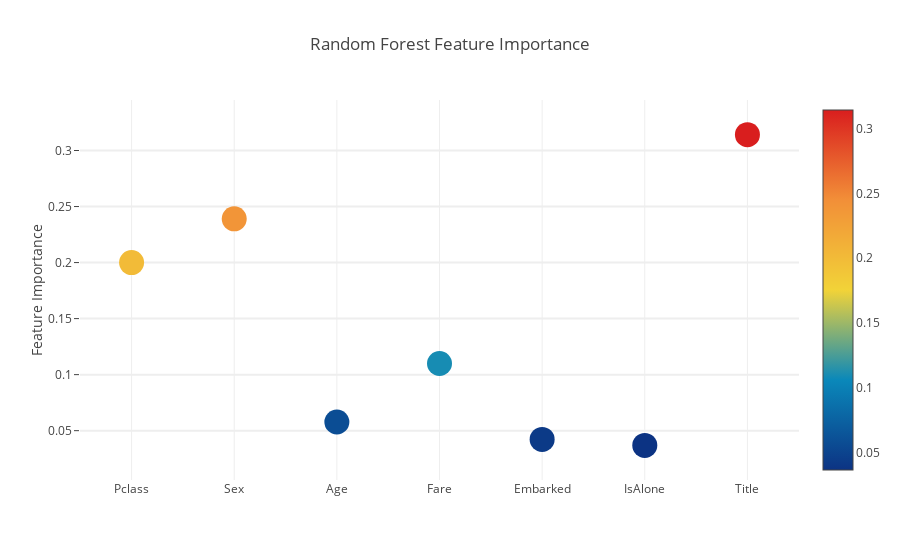
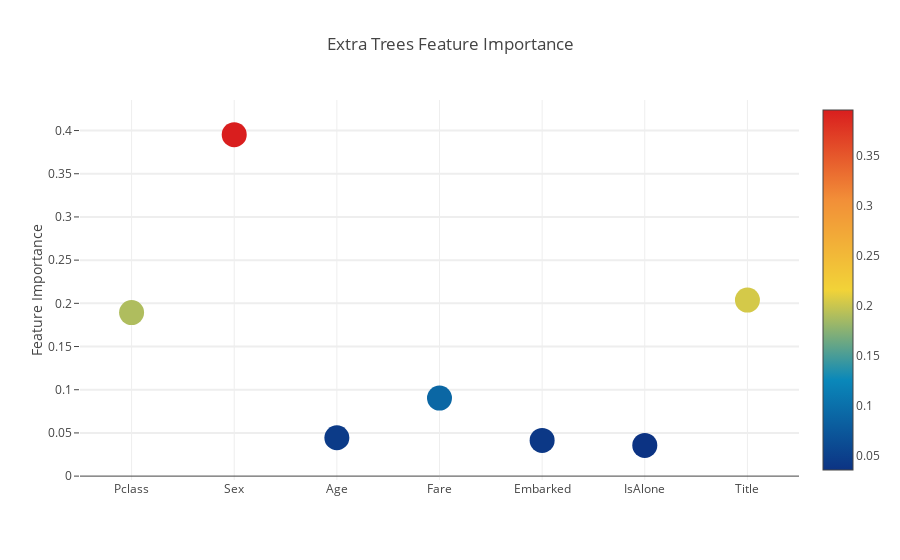
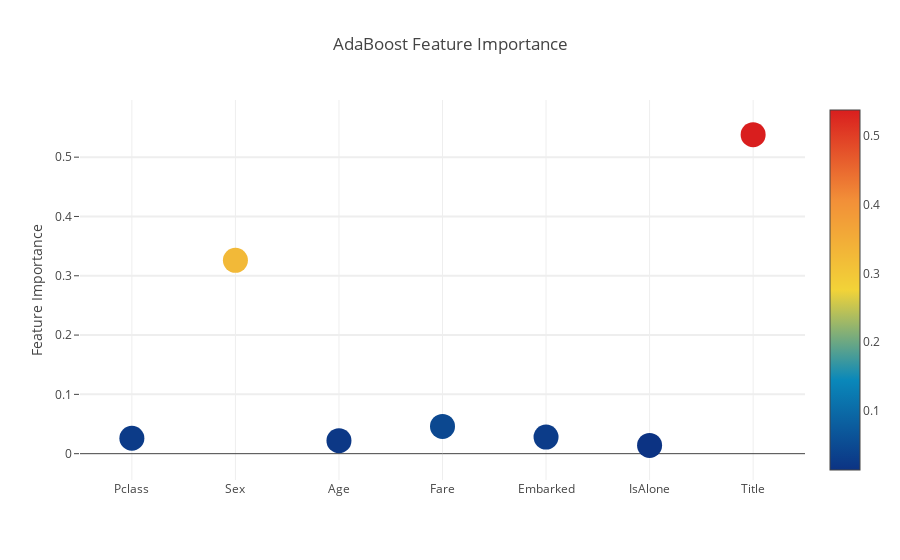
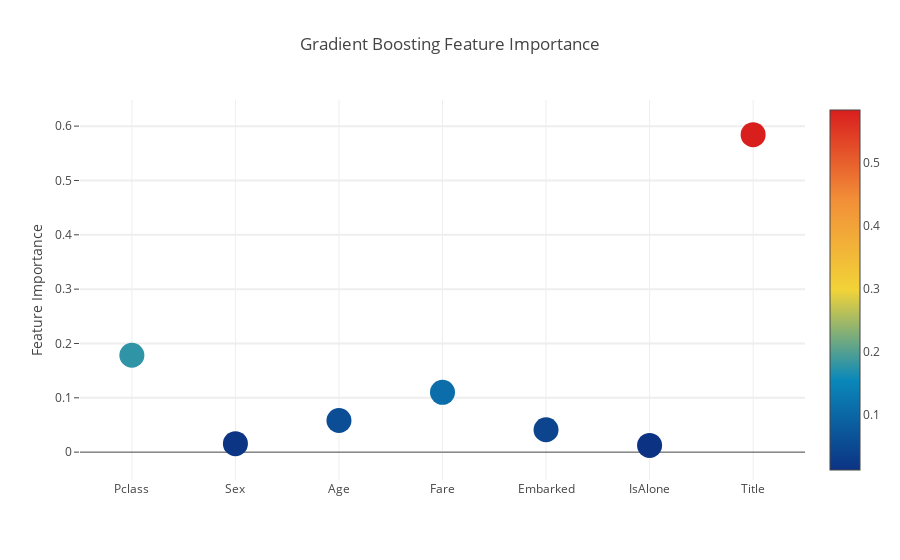

Notebook code cell kept with these figures, in order:
### Code cell
# Scatter plot 
trace = go.Scatter(
    y = feature_dataframe['Random Forest feature importances'].values,
    x = feature_dataframe['features'].values,
    mode='markers',
    marker=dict(
        sizemode = 'diameter',
        sizeref = 1,
        size = 25,
#       size= feature_dataframe['AdaBoost feature importances'].values,
        #color = np.random.randn(500), #set color equal to a variable
        color = feature_dataframe['Random Forest feature importances'].values,
        colorscale='Portland',
        showscale=True
    ),
    text = feature_dataframe['features'].values
)
data = [trace]

layout= go.Layout(
    autosize= True,
    title= 'Random Forest Feature Importance',
    hovermode= 'closest',
#     xaxis= dict(
#         title= 'Pop',
#         ticklen= 5,
#         zeroline= False,
#         gridwidth= 2,
#     ),
    yaxis=dict(
        title= 'Feature Importance',
        ticklen= 5,
        gridwidth= 2
    ),
    showlegend= False
)
fig = go.Figure(data=data, layout=layout)
py.iplot(fig,filename='scatter2010')

# Scatter plot 
trace = go.Scatter(
    y = feature_dataframe['Extra Trees  feature importances'].values,
    x = feature_dataframe['features'].values,
    mode='markers',
    marker=dict(
        sizemode = 'diameter',
        sizeref = 1,
        size = 25,
#       size= feature_dataframe['AdaBoost feature importances'].values,
        #color = np.random.randn(500), #set color equal to a variable
        color = feature_dataframe['Extra Trees  feature importances'].values,
        colorscale='Portland',
        showscale=True
    ),
    text = feature_dataframe['features'].values
)
data = [trace]

layout= go.Layout(
    autosize= True,
    title= 'Extra Trees Feature Importance',
    hovermode= 'closest',
#     xaxis= dict(
#         title= 'Pop',
#         ticklen= 5,
#         zeroline= False,
#         gridwidth= 2,
#     ),
    yaxis=dict(
        title= 'Feature Importance',
        ticklen= 5,
        gridwidth= 2
    ),
    showlegend= False
)
fig = go.Figure(data=data, layout=layout)
py.iplot(fig,filename='scatter2010')

# Scatter plot 
trace = go.Scatter(
    y = feature_dataframe['AdaBoost feature importances'].values,
    x = feature_dataframe['features'].values,
    mode='markers',
    marker=dict(
        sizemode = 'diameter',
        sizeref = 1,
        size = 25,
#       size= feature_dataframe['AdaBoost feature importances'].values,
        #color = np.random.randn(500), #set color equal to a variable
        color = feature_dataframe['AdaBoost feature importances'].values,
        colorscale='Portland',
        showscale=True
    ),
    text = feature_dataframe['features'].values
)
data = [trace]

layout= go.Layout(
    autosize= True,
    title= 'AdaBoost Feature Importance',
    hovermode= 'closest',
#     xaxis= dict(
#         title= 'Pop',
#         ticklen= 5,
#         zeroline= False,
#         gridwidth= 2,
#     ),
    yaxis=dict(
        title= 'Feature Importance',
        ticklen= 5,
        gridwidth= 2
    ),
    showlegend= False
)
fig = go.Figure(data=data, layout=layout)
py.iplot(fig,filename='scatter2010')

# Scatter plot 
trace = go.Scatter(
    y = feature_dataframe['Gradient Boost feature importances'].values,
    x = feature_dataframe['features'].values,
    mode='markers',
    marker=dict(
        sizemode = 'diameter',
        sizeref = 1,
        size = 25,
#       size= feature_dataframe['AdaBoost feature importances'].values,
        #color = np.random.randn(500), #set color equal to a variable
        color = feature_dataframe['Gradient Boost feature importances'].values,
        colorscale='Portland',
        showscale=True
    ),
    text = feature_dataframe['features'].values
)
data = [trace]

layout= go.Layout(
    autosize= True,
    title= 'Gradient Boosting Feature Importance',
    hovermode= 'closest',
#     xaxis= dict(
#         title= 'Pop',
#         ticklen= 5,
#         zeroline= False,
#         gridwidth= 2,
#     ),
    yaxis=dict(
        title= 'Feature Importance',
        ticklen= 5,
        gridwidth= 2
    ),
    showlegend= False
)
fig = go.Figure(data=data, layout=layout)
py.iplot(fig,filename='scatter2010')

### Figure 1 — Plotly figure (JSON) as saved in the notebook; plotly's stock layout.template omitted (floating-point values rounded to 4 significant figures)
{"data": [{"marker": {"color": [0.2, 0.2391, 0.05773, 0.11, 0.04217, 0.03687, 0.3142], "colorscale": "Portland", "showscale": true, "size": 25, "sizemode": "diameter", "sizeref": 1}, "mode": "markers", "text": ["Pclass", "Sex", "Age", "Fare", "Embarked", "IsAlone", "Title"], "type": "scatter", "uid": "6dab824d-7690-41dd-a0dc-aea0f23d4bbe", "x": ["Pclass", "Sex", "Age", "Fare", "Embarked", "IsAlone", "Title"], "y": [0.2, 0.2391, 0.05773, 0.11, 0.04217, 0.03687, 0.3142]}], "layout": {"autosize": true, "hovermode": "closest", "showlegend": false, "title": "Random Forest Feature Importance", "yaxis": {"gridwidth": 2, "ticklen": 5, "title": "Feature Importance"}}}

### Figure 2 — Plotly figure (JSON) as saved in the notebook; plotly's stock layout.template omitted (floating-point values rounded to 4 significant figures)
{"data": [{"marker": {"color": [0.1893, 0.3953, 0.04443, 0.0903, 0.04131, 0.03559, 0.2038], "colorscale": "Portland", "showscale": true, "size": 25, "sizemode": "diameter", "sizeref": 1}, "mode": "markers", "text": ["Pclass", "Sex", "Age", "Fare", "Embarked", "IsAlone", "Title"], "type": "scatter", "uid": "ddd87aea-a625-4127-9246-8bdd38df5fdf", "x": ["Pclass", "Sex", "Age", "Fare", "Embarked", "IsAlone", "Title"], "y": [0.1893, 0.3953, 0.04443, 0.0903, 0.04131, 0.03559, 0.2038]}], "layout": {"autosize": true, "hovermode": "closest", "showlegend": false, "title": "Extra Trees Feature Importance", "yaxis": {"gridwidth": 2, "ticklen": 5, "title": "Feature Importance"}}}

### Figure 3 — Plotly figure (JSON) as saved in the notebook; plotly's stock layout.template omitted (floating-point values rounded to 4 significant figures)
{"data": [{"marker": {"color": [0.026, 0.326, 0.022, 0.046, 0.028, 0.014, 0.538], "colorscale": "Portland", "showscale": true, "size": 25, "sizemode": "diameter", "sizeref": 1}, "mode": "markers", "text": ["Pclass", "Sex", "Age", "Fare", "Embarked", "IsAlone", "Title"], "type": "scatter", "uid": "dfa36a17-3270-4fa2-86d2-71590beb0ac3", "x": ["Pclass", "Sex", "Age", "Fare", "Embarked", "IsAlone", "Title"], "y": [0.026, 0.326, 0.022, 0.046, 0.028, 0.014, 0.538]}], "layout": {"autosize": true, "hovermode": "closest", "showlegend": false, "title": "AdaBoost Feature Importance", "yaxis": {"gridwidth": 2, "ticklen": 5, "title": "Feature Importance"}}}

### Figure 4 — Plotly figure (JSON) as saved in the notebook; plotly's stock layout.template omitted (floating-point values rounded to 4 significant figures)
{"data": [{"marker": {"color": [0.1783, 0.0155, 0.05822, 0.11, 0.04121, 0.01243, 0.5844], "colorscale": "Portland", "showscale": true, "size": 25, "sizemode": "diameter", "sizeref": 1}, "mode": "markers", "text": ["Pclass", "Sex", "Age", "Fare", "Embarked", "IsAlone", "Title"], "type": "scatter", "uid": "50b112ec-9a99-4a04-b0c8-4ba4f03db32d", "x": ["Pclass", "Sex", "Age", "Fare", "Embarked", "IsAlone", "Title"], "y": [0.1783, 0.0155, 0.05822, 0.11, 0.04121, 0.01243, 0.5844]}], "layout": {"autosize": true, "hovermode": "closest", "showlegend": false, "title": "Gradient Boosting Feature Importance", "yaxis": {"gridwidth": 2, "ticklen": 5, "title": "Feature Importance"}}}
